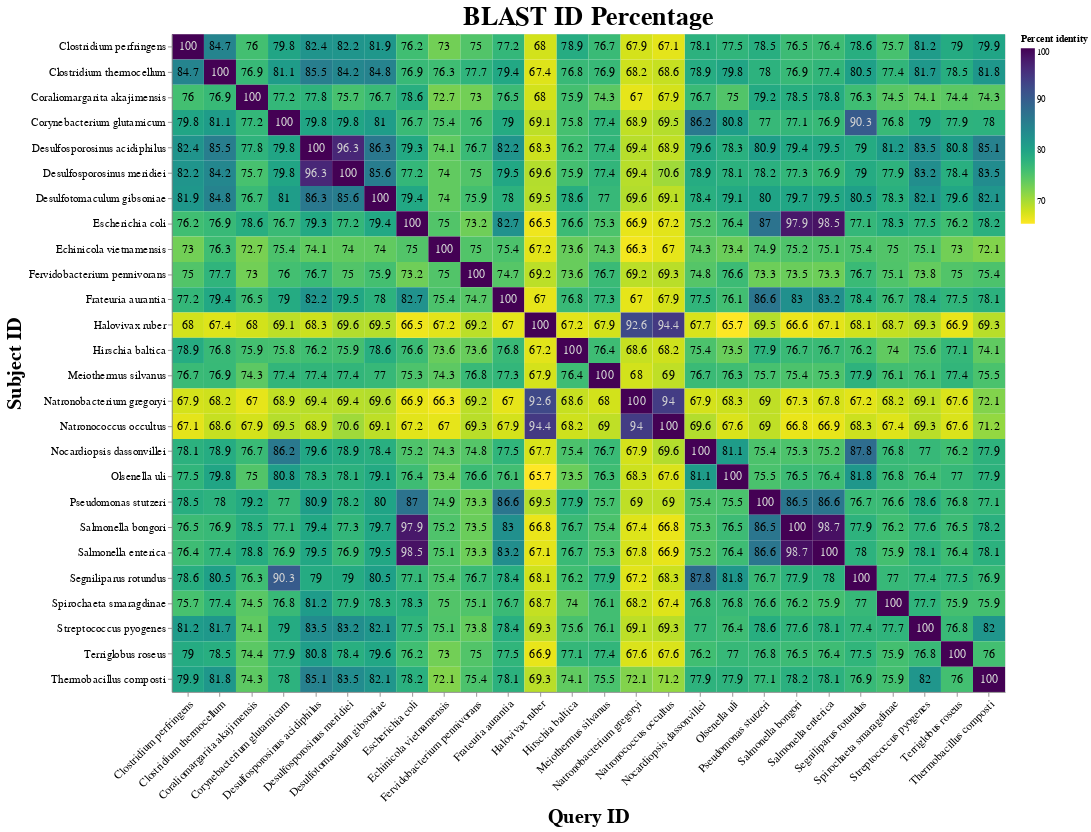

The cell this chart's notebook holds for it:
### Code cell
base = alt.Chart(
    df.copy(),
    title="BLAST ID Percentage"
    ).encode(
    x=alt.X(
        "Subject ID:O",
        scale=alt.Scale(paddingInner=0),
        sort=explicitNameOrder,
        axis=alt.Axis(labelAngle=-45),
        title="Query ID"
    ),
    y=alt.Y(
        "Query ID:O",
        scale=alt.Scale(paddingInner=0),
        sort=explicitNameOrder,
        title="Subject ID"
    )
).properties(
    width= 950,
    height=750
)

heatmap = base.mark_rect().encode(
    color=alt.Color(
        "Percent identity:Q",
        scale=alt.Scale(
            scheme="viridis",
            reverse=True
            ),
    )
)

text = base.mark_text(
    baseline="middle",
    fontSize=14
    ).encode(
        text="Percent identity:Q",
        color=alt.condition(
            alt.datum["Percent identity"] > 90,
            alt.value("lightgrey"),
            alt.value("black"),
        )
)

heat_plot = heatmap + text

heat_plot.configure_axis(
    titleFontSize = 23,
    labelFontSize = 13
).configure_title(
    fontSize=30
)

### Figure 1 — Vega-Lite specification as saved in the notebook (floating-point values rounded to 4 significant figures; data arrays with more than 128 entries replaced by an {"elided": "..."} marker saying what was removed)
{"config": {"view": {"continuousWidth": 400, "continuousHeight": 300}, "axis": {"labelFontSize": 13, "titleFontSize": 23}, "title": {"fontSize": 30}}, "layer": [{"mark": "rect", "encoding": {"color": {"field": "Percent identity", "scale": {"reverse": true, "scheme": "viridis"}, "type": "quantitative"}, "x": {"axis": {"labelAngle": -45}, "field": "Subject ID", "scale": {"paddingInner": 0}, "sort": ["Clostridium perfringens", "Clostridium thermocellum", "Coraliomargarita akajimensis", "Corynebacterium glutamicum", "Desulfosporosinus acidiphilus", "Desulfosporosinus meridiei", "Desulfotomaculum gibsoniae", "Escherichia coli", "Echinicola vietnamensis", "Fervidobacterium pennivorans", "Frateuria aurantia", "Halovivax ruber", "Hirschia baltica", "Meiothermus silvanus", "Natronobacterium gregoryi", "Natronococcus occultus", "Nocardiopsis dassonvillei", "Olsenella uli", "Pseudomonas stutzeri", "Salmonella bongori", "Salmonella enterica", "Segniliparus rotundus", "Spirochaeta smaragdinae", "Streptococcus pyogenes", "Terriglobus roseus", "Thermobacillus composti"], "title": "Query ID", "type": "ordinal"}, "y": {"field": "Query ID", "scale": {"paddingInner": 0}, "sort": ["Clostridium perfringens", "Clostridium thermocellum", "Coraliomargarita akajimensis", "Corynebacterium glutamicum", "Desulfosporosinus acidiphilus", "Desulfosporosinus meridiei", "Desulfotomaculum gibsoniae", "Escherichia coli", "Echinicola vietnamensis", "Fervidobacterium pennivorans", "Frateuria aurantia", "Halovivax ruber", "Hirschia baltica", "Meiothermus silvanus", "Natronobacterium gregoryi", "Natronococcus occultus", "Nocardiopsis dassonvillei", "Olsenella uli", "Pseudomonas stutzeri", "Salmonella bongori", "Salmonella enterica", "Segniliparus rotundus", "Spirochaeta smaragdinae", "Streptococcus pyogenes", "Terriglobus roseus", "Thermobacillus composti"], "title": "Subject ID", "type": "ordinal"}}, "height": 750, "title": "BLAST ID Percentage", "width": 950}, {"mark": {"type": "text", "baseline": "middle", "fontSize": 14}, "encoding": {"color": {"condition": {"value": "lightgrey", "test": "(datum['Percent identity'] > 90)"}, "value": "black"}, "text": {"field": "Percent identity", "type": "quantitative"}, "x": {"axis": {"labelAngle": -45}, "field": "Subject ID", "scale": {"paddingInner": 0}, "sort": ["Clostridium perfringens", "Clostridium thermocellum", "Coraliomargarita akajimensis", "Corynebacterium glutamicum", "Desulfosporosinus acidiphilus", "Desulfosporosinus meridiei", "Desulfotomaculum gibsoniae", "Escherichia coli", "Echinicola vietnamensis", "Fervidobacterium pennivorans", "Frateuria aurantia", "Halovivax ruber", "Hirschia baltica", "Meiothermus silvanus", "Natronobacterium gregoryi", "Natronococcus occultus", "Nocardiopsis dassonvillei", "Olsenella uli", "Pseudomonas stutzeri", "Salmonella bongori", "Salmonella enterica", "Segniliparus rotundus", "Spirochaeta smaragdinae", "Streptococcus pyogenes", "Terriglobus roseus", "Thermobacillus composti"], "title": "Query ID", "type": "ordinal"}, "y": {"field": "Query ID", "scale": {"paddingInner": 0}, "sort": ["Clostridium perfringens", "Clostridium thermocellum", "Coraliomargarita akajimensis", "Corynebacterium glutamicum", "Desulfosporosinus acidiphilus", "Desulfosporosinus meridiei", "Desulfotomaculum gibsoniae", "Escherichia coli", "Echinicola vietnamensis", "Fervidobacterium pennivorans", "Frateuria aurantia", "Halovivax ruber", "Hirschia baltica", "Meiothermus silvanus", "Natronobacterium gregoryi", "Natronococcus occultus", "Nocardiopsis dassonvillei", "Olsenella uli", "Pseudomonas stutzeri", "Salmonella bongori", "Salmonella enterica", "Segniliparus rotundus", "Spirochaeta smaragdinae", "Streptococcus pyogenes", "Terriglobus roseus", "Thermobacillus composti"], "title": "Subject ID", "type": "ordinal"}}, "height": 750, "title": "BLAST ID Percentage", "width": 950}], "data": {"name": "data-fadb8e70f5b7706a5fefa0d860a4940f"}, "$schema": "https://vega.github.io/schema/vega-lite/v4.17.0.json", "datasets": {"data-fadb8e70f5b7706a5fefa0d860a4940f": {"elided": "676 records"}}}
